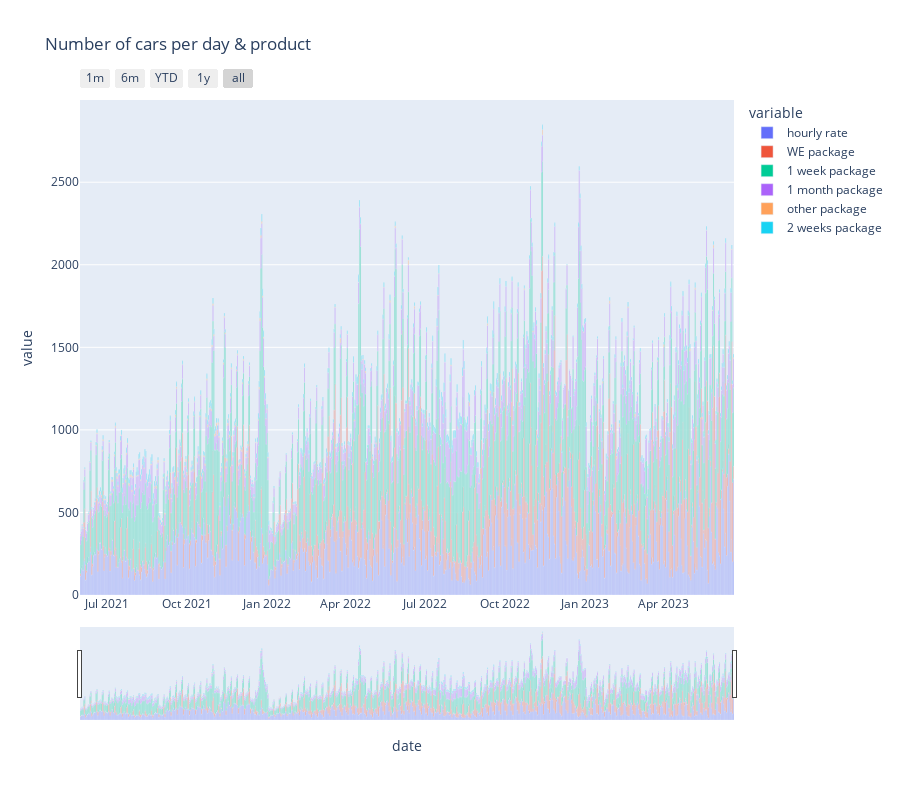

Write notebook code for a chart like this one.
### Code cell
# Plot a graph of the number of cars per day and products
wide_df = pd.DataFrame(df_products)

fig = px.bar(wide_df, 
             x="date", 
             y=["hourly rate", "WE package", "1 week package", "1 month package", "other package", "2 weeks package"], 
             title="Number of cars per day & product")

# Add a range slider and selectors
fig.update_xaxes(
    rangeslider_visible=True,
    rangeselector=dict(
        buttons=list([
            dict(count=1, label="1m", step="month", stepmode="backward"),
            dict(count=6, label="6m", step="month", stepmode="backward"),
            dict(count=1, label="YTD", step="year", stepmode="todate"),
            dict(count=1, label="1y", step="year", stepmode="backward"),
            dict(step="all")
        ])
    )
)

# Set the height of the plot
fig.update_layout(height=800)

# Show the graph
fig.show()

### Figure 1 — Plotly figure (JSON) as saved in the notebook; plotly's stock layout.template omitted (floating-point values rounded to 4 significant figures; data arrays with more than 128 entries replaced by an {"elided": "..."} marker saying what was removed)
{"data": [{"alignmentgroup": "True", "hovertemplate": "variable=hourly rate<br>date=%{x}<br>value=%{y}<extra></extra>", "legendgroup": "hourly rate", "marker": {"color": "#636efa", "pattern": {"shape": ""}}, "name": "hourly rate", "offsetgroup": "hourly rate", "orientation": "v", "showlegend": true, "textposition": "auto", "type": "bar", "x": {"elided": "750 str values"}, "xaxis": "x", "y": {"elided": "750 int values"}, "yaxis": "y"}, {"alignmentgroup": "True", "hovertemplate": "variable=WE package<br>date=%{x}<br>value=%{y}<extra></extra>", "legendgroup": "WE package", "marker": {"color": "#EF553B", "pattern": {"shape": ""}}, "name": "WE package", "offsetgroup": "WE package", "orientation": "v", "showlegend": true, "textposition": "auto", "type": "bar", "x": {"elided": "750 str values"}, "xaxis": "x", "y": {"elided": "750 int values"}, "yaxis": "y"}, {"alignmentgroup": "True", "hovertemplate": "variable=1 week package<br>date=%{x}<br>value=%{y}<extra></extra>", "legendgroup": "1 week package", "marker": {"color": "#00cc96", "pattern": {"shape": ""}}, "name": "1 week package", "offsetgroup": "1 week package", "orientation": "v", "showlegend": true, "textposition": "auto", "type": "bar", "x": {"elided": "750 str values"}, "xaxis": "x", "y": {"elided": "750 int values"}, "yaxis": "y"}, {"alignmentgroup": "True", "hovertemplate": "variable=1 month package<br>date=%{x}<br>value=%{y}<extra></extra>", "legendgroup": "1 month package", "marker": {"color": "#ab63fa", "pattern": {"shape": ""}}, "name": "1 month package", "offsetgroup": "1 month package", "orientation": "v", "showlegend": true, "textposition": "auto", "type": "bar", "x": {"elided": "750 str values"}, "xaxis": "x", "y": {"elided": "750 int values"}, "yaxis": "y"}, {"alignmentgroup": "True", "hovertemplate": "variable=other package<br>date=%{x}<br>value=%{y}<extra></extra>", "legendgroup": "other package", "marker": {"color": "#FFA15A", "pattern": {"shape": ""}}, "name": "other package", "offsetgroup": "other package", "orientation": "v", "showlegend": true, "textposition": "auto", "type": "bar", "x": {"elided": "750 str values"}, "xaxis": "x", "y": {"elided": "750 int values"}, "yaxis": "y"}, {"alignmentgroup": "True", "hovertemplate": "variable=2 weeks package<br>date=%{x}<br>value=%{y}<extra></extra>", "legendgroup": "2 weeks package", "marker": {"color": "#19d3f3", "pattern": {"shape": ""}}, "name": "2 weeks package", "offsetgroup": "2 weeks package", "orientation": "v", "showlegend": true, "textposition": "auto", "type": "bar", "x": {"elided": "750 str values"}, "xaxis": "x", "y": {"elided": "750 int values"}, "yaxis": "y"}], "layout": {"barmode": "relative", "height": 800, "legend": {"title": {"text": "variable"}, "tracegroupgap": 0}, "title": {"text": "Number of cars per day & product"}, "xaxis": {"anchor": "y", "domain": [0, 1], "rangeselector": {"buttons": [{"count": 1, "label": "1m", "step": "month", "stepmode": "backward"}, {"count": 6, "label": "6m", "step": "month", "stepmode": "backward"}, {"count": 1, "label": "YTD", "step": "year", "stepmode": "todate"}, {"count": 1, "label": "1y", "step": "year", "stepmode": "backward"}, {"step": "all"}]}, "rangeslider": {"visible": true}, "title": {"text": "date"}}, "yaxis": {"anchor": "x", "domain": [0, 1], "title": {"text": "value"}}}}
